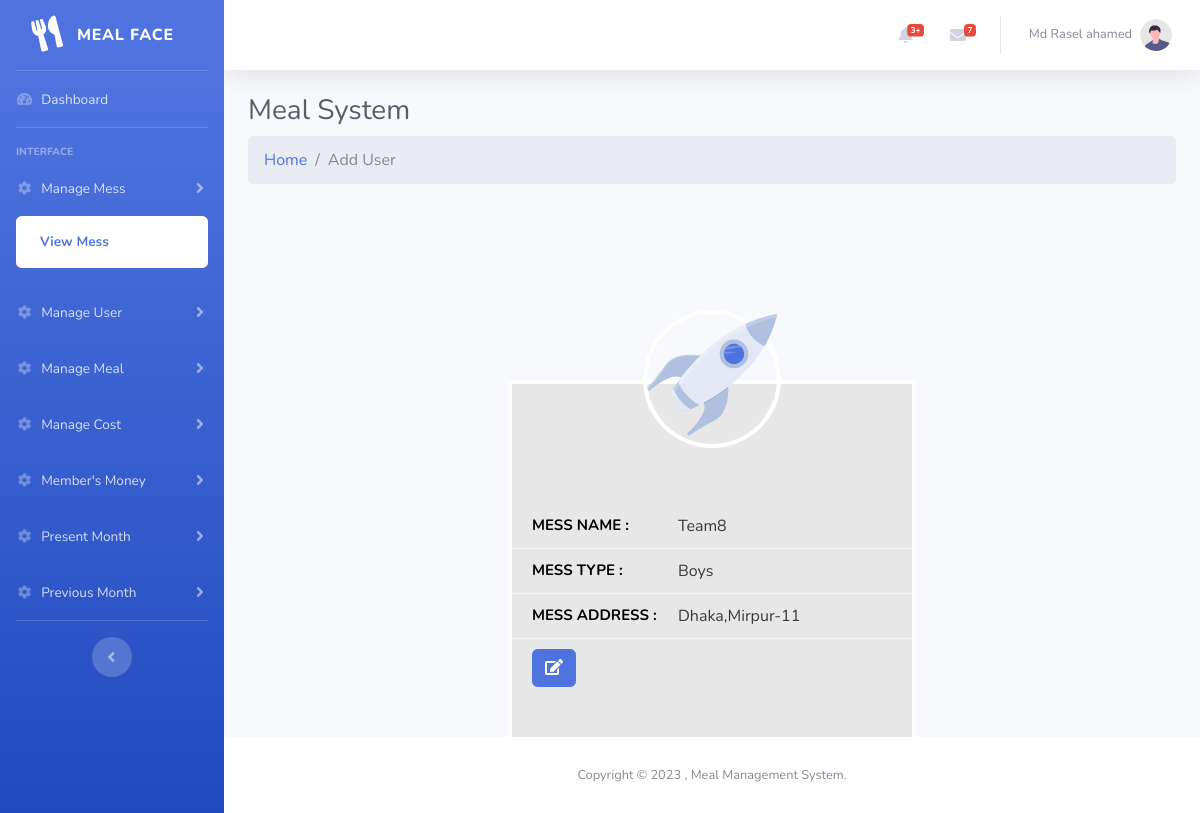
The page /backend/view-mess.php (signed in) on the database its author committed.
### tables this page shows
CREATE TABLE `mess` (
  `mess_id` int(11) NOT NULL,
  `mess_name` varchar(255) NOT NULL,
  `mess_address` varchar(255) NOT NULL,
  `mess_type` varchar(255) DEFAULT NULL,
  `mess_createdAt` datetime NOT NULL DEFAULT current_timestamp()
);

### backend/controller/main.php (called while the page is built, shortened)
<?php
    class Main{
        protected $host = "localhost";
        protected $user = "root";
        protected $pass = "";
        protected $db = "php_meal";
        protected $con;
        public function __construct(){
            if(!isset($this->con)){
                $this->con = new mysqli($this->host,$this->user,$this->pass,$this->db);
            }
            return $this->con;
        }
        public function viewMessById($messId){
            $this->sql = "SELECT * FROM `mess` WHERE `mess_id` = '$messId'";
            $this->result = $this->con->query($this->sql);
            if($this->result == true){
                return $this->result;
            }else{
                return false;
            }
        }
    }
?>

### backend/view-mess.php (the view, shortened to what this page needs)
<?php
    include "inc/header.php";
    $obj = new Main();
    $messId = $_SESSION['mess_id'];
    $data = $obj->viewMessById($messId);
    if($data->num_rows > 0){
        while($row = $data->fetch_object()){
            $messName = $row->mess_name;
            $messAdd = $row->mess_address;
            $messType = $row->mess_type;
        }
    }
?>
<div class="container-fluid">
    <div class="d-sm-flex align-items-center justify-content-between mb-2">
        <h3 class="h3 mb-0 text-gray-800">Meal System</h3>
    </div>
    <ol class="breadcrumb mb-4">
        <li class="breadcrumb-item"><a href="index.php">Home</a></li>
        <li class="breadcrumb-item active">Add User</li>
    </ol>
    <div class="container-fluid">
        <div class="profile">
            <div class="user_box">
                <div class="user_img">
                    <img src="./img/undraw_rocket.svg" alt="" class="img-fluid" />
                </div>
                <div class="user_infomation">
                    <div>
                        <span>Mess Name :</span>
                        <p class="text-capitalize"><?php echo $messName; ?></p>
                    </div>
                    <div>
                        <span>Mess Type :</span>
                        <p class="text-capitalize"><?php if($messType === null){echo "Not Set";}else{echo $messType;} ?></p>
                    </div>
                    <div>
                        <span>Mess Address :</span>
                        <p class="text-capitalize"><?php if($messAdd === ""){echo "Not Set";}else{echo $messAdd;} ?></p>
                    </div>
                    <div><a href="edit-mess.php?mess-id=<?php echo $messId;?>" class="btn btn-primary"><i class="fas fa-edit"></i></a></div>
                </div>
            </div>
        </div>
    </div>
</div>
<?php include "inc/footer.php"; ?>

### backend/css/profile.css (style rules this page uses)
.profile { margin-top: 200px; display: flex; align-items: center; justify-content: center; }
.user_box { background-color: rgb(231, 231, 231); width: 400px; padding: 120px 0 40px 0; position: relative; box-shadow: 0 0 0px 4px #ffffff; }
.user_img { width: 130px; height: 130px; border-radius: 50%; position: absolute; left: 50%; transform: translateX(-50%); top: -70px; box-shadow: 0 0 0px 4px #ffffff; }
.user_infomation > div { list-style: none; display: flex; align-items: flex-start; padding: 10px 20px; border-bottom: 1px solid #f4f4f4; }
.user_infomation > div:last-child { border-bottom: none; }
.user_infomation span { text-transform: uppercase; font-size: 15px; font-weight: 700; color: #000000; padding-right: 20px; width: 146px; flex-shrink: 0; }
.user_infomation p { color: #393939; font-weight: 400; font-size: 16px; display: inline-block; margin: 0px 0; }

### rows shown on the page
mess: mess_name "Team8", mess_type "Boys", mess_address "Dhaka,Mirpur-11"

### other values the page prints
$_SESSION['user_name'] "Md Rasel ahamed"
